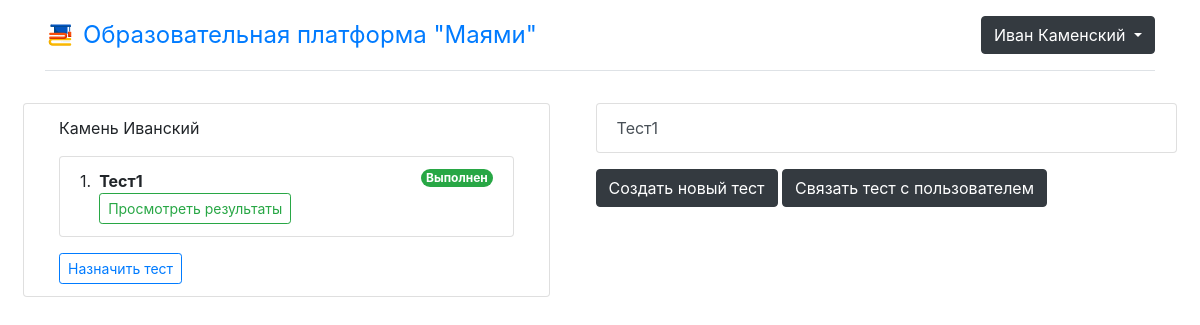
The app's page /teacher/ (signed in), older data.
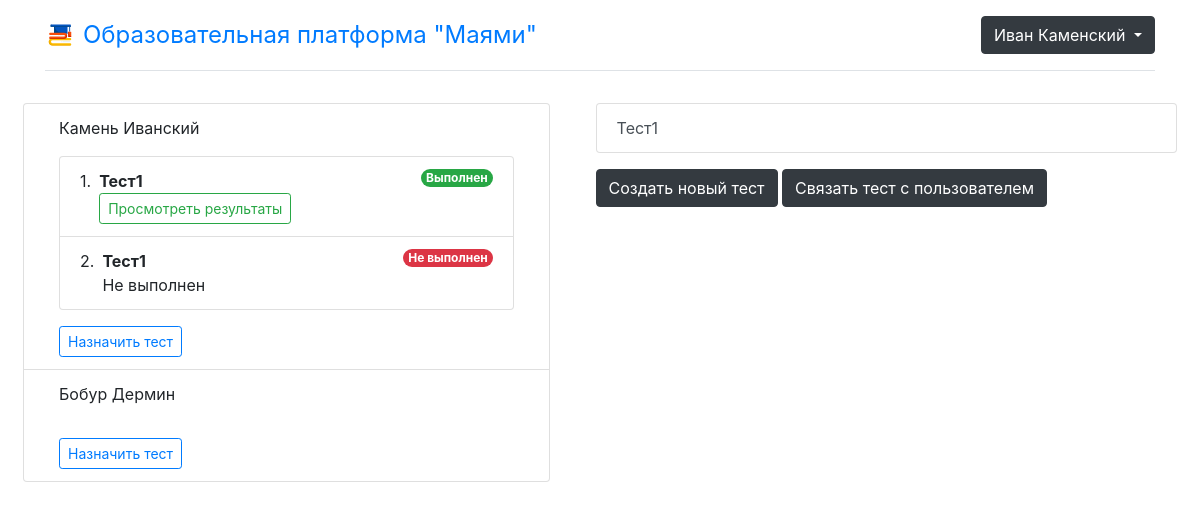
The same page, newer data.
### StudyPlatform/models.py (models this page shows, shortened)
class User(AbstractUser):
    username_validator = UnicodeUsernameValidator()
    username = models.CharField(
        ("Логин"),
        max_length=150,
        unique=True,
        help_text=(
            "Обязательное для ввода поле. Только буквы, цифры и символы @/./+/-/_ "
        ),
        validators=[username_validator],
        error_messages={
            "unique": ("Пользователь с таким логином уже существует"),
        },
    )
    first_name = models.CharField(("Имя"), max_length=150, blank=True)
    last_name = models.CharField(("Фамилия"), max_length=150, blank=True)
    email = models.EmailField(("адрес электронной почты"), blank=True)
    is_staff = models.BooleanField(
        ("Статус персонала"),
        default=False,
        help_text=("Designates whether the user can log into this admin site."),
    )
    is_active = models.BooleanField(
        ("активен"),
        default=True,
        help_text=(
            "Designates whether this user should be treated as active. "
            "Unselect this instead of deleting accounts."
        ),
    )
    date_joined = models.DateTimeField(("дата регистрации"), default=timezone.now)
    class Meta(AbstractUser.Meta):
        verbose_name = ("Пользователь")
        verbose_name_plural = ("Пользователи")
        swappable = "AUTH_USER_MODEL"

class UserTests(models.Model):
    user = models.ForeignKey(User, on_delete=models.CASCADE, related_name="userTestsUser")
    test = models.ForeignKey(Test, on_delete=models.CASCADE, related_name="userTestTest")
    is_done = models.BooleanField(default=False)

class Test(models.Model):
    name = models.CharField(max_length=255, unique=True)
    test_type = models.CharField(max_length=50, choices=[('psychological', 'Психологический'), ('personality', 'Личностный'), ('educational', 'Образовательный')])

### TeacherApp/views.py (the view, shortened to what this page needs)
# urls.py: path('', MainPage.as_view(), name='main'),
class MainPage(PermissionRequiredMixin, TemplateView, LoginRequiredMixin, DataMixin):
    def dispatch(self, request, *args, **kwargs):
        if not request.user.is_authenticated:
            return redirect('/login/?next=/teacher/')
        else:
            if request.method.lower() in self.http_method_names:
                handler = getattr(
                    self, request.method.lower(), self.http_method_not_allowed
                )
            else:
                handler = self.http_method_not_allowed
            return handler(request, *args, **kwargs)
    def get_context_data(self, **kwargs):
        context = super().get_context_data(**kwargs)
        context['user_first_name'] = self.request.user.first_name
        context['user_last_name'] = self.request.user.last_name
        students_users = User.objects.filter(is_staff=False)
        context['students'] = students_users
        context['form'] = self.form_class
        context['tests'] = Test.objects.all()
        context['userTests'] = UserTests.objects.all()
        return context
    permission_required = 'TeacherApp.is_staff'
    template_name = 'MainPage.html'
    form_class = TestForm

### TeacherApp/templates/MainPage.html (shortened to what this page needs)
{% extends 'base.html' %}
{% load static %}
{% block header %}
    {% include '_header.html' %}
{% endblock %}
{% block content %}
      <link href="https://stackpath.bootstrapcdn.com/bootstrap/4.5.2/css/bootstrap.min.css" rel="stylesheet">
    <section class="section-container">
    <div class="d-flex">
        <div class="p-2 flex-fill">
            <div class="col">
                <div class="list-container">
                    <ul class="list-group">
                        {% for user in students %}
                            <li class="list-group-item">
                                <div class="container-md">
                                    <p class="text-start">{{ user.first_name }} {{ user.last_name }}</p>
                                    <ul class="list-group list-group-numbered mb-3">
                                        {% for test in userTests %}
                                            {% if test.user == user %}
                                            <ul class="list-group-item d-flex justify-content-between align-items-start">
                                                <div class="ms-2 me-auto">
                                                    <div class="fw-bold">{{ test.test.name }}</div>
                                                    {% if test.is_done %}
                                                        <a href="{% url 'TeacherApp:view_results' test.id %}"
                                                           class="btn btn-outline-success btn-sm">Просмотреть результаты</a>
                                                        {% else %}
                                                        Не выполнен
                                                        {% endif %}
                                                </div>
                                            {% if test.is_done %}
                                                        <span class="badge bg-success rounded-pill">Выполнен</span>
                                                        {% else %}
                                                        <span class="badge bg-danger rounded-pill">Не выполнен</span>
                                                        {% endif %}
                                            </ul>
                                            {% endif %}
                                        {% endfor %}
                                    </ul>
                                    <button type="button" class="btn btn-outline-primary btn-sm assign-test-btn"
                                    data-toggle="modal" data-target="#assignTestModal" data-user-id="{{ user.id }}">
                                        Назначить тест
                                    </button>
                                </div>
                            </li>
                        {% endfor %}
                    </ul>
                </div>
            </div>
        </div>
        <div class="p-2 flex-fill">
            <div class="col">
                <div class="list-container mb-3">
                    <div class="list-group">
                        {% for test in tests %}
                            <a href="{% url 'TeacherApp:edit_test' test.id %}" class="list-group-item list-group-item-action">
                                {{ test.name }}
                            </a>
                        {% endfor %}
                    </div>
                </div>
                <button type="button" class="btn btn-dark mb-3" id="newTestBtn"
                        data-toggle="modal" data-target="#createTestModal">Создать новый тест</button>
            <button type="button" class="btn btn-dark mb-3" id="newAssignBtn"
                        data-toggle="modal" data-target="#assignTestModal">Связать тест с пользователем</button>
            </div>
        </div>
    </div>
    </section>
{% endblock %}

### StudyPlatform/templates/base.html (shortened to what this page needs)
{% load static %}
<!DOCTYPE html>
<html lang="ru">
<head>
{% block head %}
    {% include '_links.html' %}
{% endblock %}
</head>
{% block header %}
{% endblock %}
<body>
<main>
    {% block content %}{% endblock %}
</main>
</body>
</html>

### StudyPlatform/templates/_links.html (shortened to what this page needs)
{% load static %}
<link href="https://stackpath.bootstrapcdn.com/bootstrap/4.5.2/css/bootstrap.min.css" rel="stylesheet">
<link href="https://stackpath.bootstrapcdn.com/bootstrap/4.5.2/css/bootstrap.min.css" rel="stylesheet">
 <link rel="stylesheet" href="{% static 'bootstrap/css/bootstrap.css' %}"/>

### StudyPlatform/templates/_header.html (shortened to what this page needs)
{% load static %}
{% block header %}
    <div class="container">
    <header class="d-flex flex-wrap justify-content-center py-3 mb-4 border-bottom">
  <a class="d-flex align-items-center mb-3 mb-md-0 me-md-auto link-body-emphasis text-decoration-none" href="{% url 'main' %}">
      <img src="{% static "ProforientationSite/img/logo.svg" %}" alt="Logo" width="30" height="24" class="be me-2">
   <span class="fs-4">
       Образовательная платформа "Маями"
   </span>
  </a>
    <ul class="nav nav-pills">
        <li class="nav-item">
            {% if user.is_authenticated %}
            <div class="btn-group" role="group">
                <button class="btn btn-dark dropdown-toggle" data-bs-toggle="dropdown" aria-expanded="false"
                        type="button" data-bs-toggle="dropdown" id="UserDropdownMenu" aria-expanded="false">
                    {{ user.first_name }} {{ user.last_name }}
                </button>
            </div>
            {% else %}
                 <a class="btn btn-dark" href="{% url 'base-login' %}">Войти</a>
            {% endif %}
        </li>
    </ul>
    </header>
    </div>
{% endblock %}

Row changes from the older to the newer data that the page shows:
added UserTests: test.name "Тест1", is_done "Не выполнен", shown under User "Камень"
added User: first_name "Бобур", last_name "Дермин"
